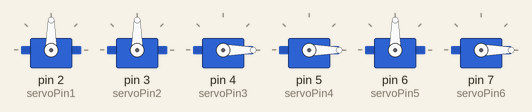
The sketch below on a simulated Arduino Uno, built with avr-gcc and run on an emulated ATmega328P. Parts: 6 × servo.

Above: at 0.05 s.
At 1.0 s:
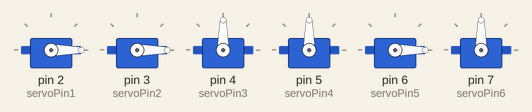
Timing chart, 0 to 3.0 s (numbered marks = the images above):
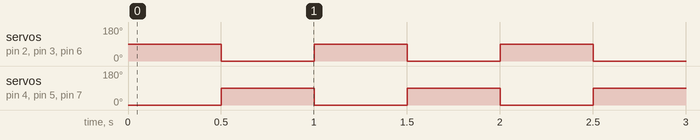

The sketch:

servo_motors.ino
```cpp
#include <Servo.h>

Servo servo1;
Servo servo2;
Servo servo3;
Servo servo4;
Servo servo5;
Servo servo6;

const int servoPin1 = 2;
const int servoPin2 = 3;
const int servoPin3 = 4;
const int servoPin4 = 5;
const int servoPin5 = 6;
const int servoPin6 = 7;
const int stepDelay = 500;

void setup() {
  servo1.attach(servoPin1);
  servo2.attach(servoPin2);
  servo3.attach(servoPin3);
  servo4.attach(servoPin4);
  servo5.attach(servoPin5);
  servo6.attach(servoPin6);
}

void loop() {
  walk();
}

void walk(){
  servo1.write(90);  // Right hip forward
  servo2.write(90);  // Right knee bent
  servo3.write(0);   // Left hip backward
  servo4.write(0);   // Left knee straight
  servo5.write(90);  // Right ankle forward
  servo6.write(0);   // Left ankle backward
  delay(stepDelay);

  servo1.write(0);   // Right hip backward
  servo2.write(0);   // Right knee straight
  servo3.write(90);  // Left hip forward
  servo4.write(90);  // Left knee bent
  servo5.write(0);   // Right ankle backward
  servo6.write(90);  // Left ankle forward
  delay(stepDelay);
}
```

Measured:
- by itself, servo on pin 2 (servoPin1), servo on pin 3 (servoPin2), servo on pin 4 (servoPin3), servo on pin 5 (servoPin4), servo on pin 6 (servoPin5), servo on pin 7 (servoPin6): alternates 90° for 0.50 s and 0° for 0.50 s
